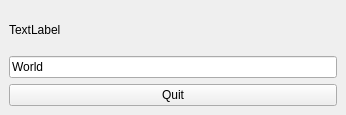
<?xml version="1.0" encoding="UTF-8"?>
<ui version="4.0">
 <class>HelloWorld</class>
 <widget class="QMainWindow" name="HelloWorld">
  <property name="geometry">
   <rect>
    <x>0</x>
    <y>0</y>
    <width>346</width>
    <height>115</height>
   </rect>
  </property>
  <property name="windowTitle">
   <string>HelloWorld</string>
  </property>
  <widget class="QWidget" name="centralwidget">
   <layout class="QVBoxLayout" name="verticalLayout">
    <item>
     <widget class="QLabel" name="outputLbl">
      <property name="text">
       <string>TextLabel</string>
      </property>
     </widget>
    </item>
    <item>
     <widget class="QLineEdit" name="inputEdt">
      <property name="text">
       <string>World</string>
      </property>
     </widget>
    </item>
    <item>
     <widget class="QPushButton" name="quitBtn">
      <property name="text">
       <string>Quit</string>
      </property>
     </widget>
    </item>
   </layout>
  </widget>
  <widget class="QMenuBar" name="menubar">
   <property name="geometry">
    <rect>
     <x>0</x>
     <y>0</y>
     <width>346</width>
     <height>21</height>
    </rect>
   </property>
  </widget>
 </widget>
 <resources/>
 <connections/>
</ui>
